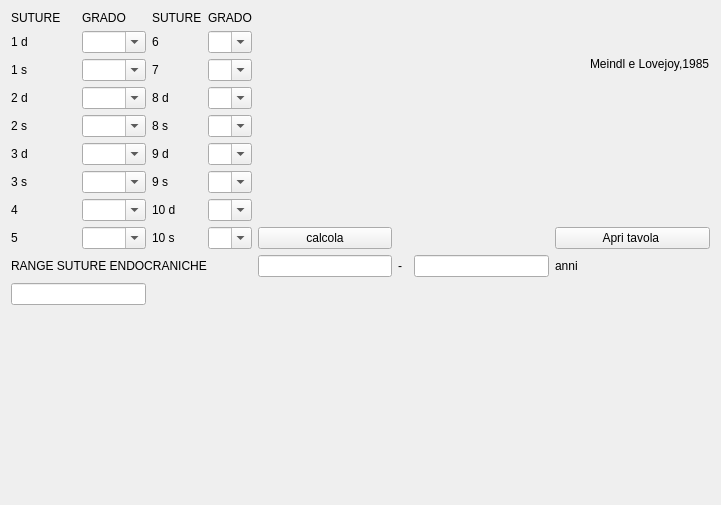
     <widget class="QWidget" name="tabWidgetPage6">
      <attribute name="title">
       <string>Suture endocraniche</string>
      </attribute>
      <layout class="QGridLayout" name="gridLayout_39">
       <item row="0" column="0" rowspan="3">
        <layout class="QGridLayout" name="gridLayout_37">
         <item row="0" column="0">
          <widget class="QLabel" name="label_4_sistema_della_volta_5">
           <property name="text">
            <string>SUTURE</string>
           </property>
          </widget>
         </item>
         <item row="0" column="1">
          <widget class="QLabel" name="label_4_sistema_della_volta_4">
           <property name="text">
            <string>GRADO</string>
           </property>
          </widget>
         </item>
         <item row="1" column="0">
          <widget class="QLabel" name="label_5_1_s_2">
           <property name="text">
            <string>1 d</string>
           </property>
          </widget>
         </item>
         <item row="1" column="1">
          <widget class="QComboBox" name="comboBox_Id_endo">
           <property name="editable">
            <bool>true</bool>
           </property>
           <item>
            <property name="text">
             <string/>
            </property>
           </item>
           <item>
            <property name="text">
             <string>0</string>
            </property>
           </item>
           <item>
            <property name="text">
             <string>1</string>
            </property>
           </item>
           <item>
            <property name="text">
             <string>2</string>
            </property>
           </item>
           <item>
            <property name="text">
             <string>3</string>
            </property>
           </item>
           <item>
            <property name="text">
             <string>4</string>
            </property>
           </item>
          </widget>
         </item>
         <item row="2" column="0">
          <widget class="QLabel" name="label_5_1_s_3">
           <property name="text">
            <string>1 s</string>
           </property>
          </widget>
         </item>
         <item row="2" column="1">
          <widget class="QComboBox" name="comboBox_Is_endo">
           <property name="editable">
            <bool>true</bool>
           </property>
           <item>
            <property name="text">
             <string/>
            </property>
           </item>
           <item>
            <property name="text">
             <string>0</string>
            </property>
           </item>
           <item>
            <property name="text">
             <string>1</string>
            </property>
           </item>
           <item>
            <property name="text">
             <string>2</string>
            </property>
           </item>
           <item>
            <property name="text">
             <string>3</string>
            </property>
           </item>
           <item>
            <property name="text">
             <string>4</string>
            </property>
           </item>
          </widget>
         </item>
         <item row="3" column="0">
          <widget class="QLabel" name="label_5_1_s_4">
           <property name="text">
            <string>2 d</string>
           </property>
          </widget>
         </item>
         <item row="3" column="1">
          <widget class="QComboBox" name="comboBox_IId_endo">
           <property name="editable">
            <bool>true</bool>
           </property>
           <item>
            <property name="text">
             <string/>
            </property>
           </item>
           <item>
            <property name="text">
             <string>0</string>
            </property>
           </item>
           <item>
            <property name="text">
             <string>1</string>
            </property>
           </item>
           <item>
            <property name="text">
             <string>2</string>
            </property>
           </item>
           <item>
            <property name="text">
             <string>3</string>
            </property>
           </item>
           <item>
            <property name="text">
             <string>4</string>
            </property>
           </item>
          </widget>
         </item>
         <item row="4" column="0">
          <widget class="QLabel" name="label_5_1_s_5">
           <property name="text">
            <string>2 s</string>
           </property>
          </widget>
         </item>
         <item row="4" column="1">
          <widget class="QComboBox" name="comboBox_IIs_endo">
           <property name="editable">
            <bool>true</bool>
           </property>
           <item>
            <property name="text">
             <string/>
            </property>
           </item>
           <item>
            <property name="text">
             <string>0</string>
            </property>
           </item>
           <item>
            <property name="text">
             <string>1</string>
            </property>
           </item>
           <item>
            <property name="text">
             <string>2</string>
            </property>
           </item>
           <item>
            <property name="text">
             <string>3</string>
            </property>
           </item>
           <item>
            <property name="text">
             <string>4</string>
            </property>
           </item>
          </widget>
         </item>
         <item row="5" column="0">
          <widget class="QLabel" name="label_5_1_s_7">
           <property name="text">
            <string>3 d</string>
           </property>
          </widget>
         </item>
         <item row="5" column="1">
          <widget class="QComboBox" name="comboBox_IIId_endo">
           <property name="editable">
            <bool>true</bool>
           </property>
           <item>
            <property name="text">
             <string/>
            </property>
           </item>
           <item>
            <property name="text">
             <string>0</string>
            </property>
           </item>
           <item>
            <property name="text">
             <string>1</string>
            </property>
           </item>
           <item>
            <property name="text">
             <string>2</string>
            </property>
           </item>
           <item>
            <property name="text">
             <string>3</string>
            </property>
           </item>
           <item>
            <property name="text">
             <string>4</string>
            </property>
           </item>
          </widget>
         </item>
         <item row="6" column="0">
          <widget class="QLabel" name="label_5_1_s_6">
           <property name="text">
            <string>3 s</string>
           </property>
          </widget>
         </item>
         <item row="6" column="1">
          <widget class="QComboBox" name="comboBox_IIIs_endo">
           <property name="editable">
            <bool>true</bool>
           </property>
           <item>
            <property name="text">
             <string/>
            </property>
           </item>
           <item>
            <property name="text">
             <string>0</string>
            </property>
           </item>
           <item>
            <property name="text">
             <string>1</string>
            </property>
           </item>
           <item>
            <property name="text">
             <string>2</string>
            </property>
           </item>
           <item>
            <property name="text">
             <string>3</string>
            </property>
           </item>
           <item>
            <property name="text">
             <string>4</string>
            </property>
           </item>
          </widget>
         </item>
         <item row="7" column="0">
          <widget class="QLabel" name="label_5_1_s_15">
           <property name="text">
            <string>4</string>
           </property>
          </widget>
         </item>
         <item row="7" column="1">
          <widget class="QComboBox" name="comboBox_IV_endo">
           <property name="editable">
            <bool>true</bool>
           </property>
           <item>
            <property name="text">
             <string/>
            </property>
           </item>
           <item>
            <property name="text">
             <string>0</string>
            </property>
           </item>
           <item>
            <property name="text">
             <string>1</string>
            </property>
           </item>
           <item>
            <property name="text">
             <string>2</string>
            </property>
           </item>
           <item>
            <property name="text">
             <string>3</string>
            </property>
           </item>
           <item>
            <property name="text">
             <string>4</string>
            </property>
           </item>
          </widget>
         </item>
         <item row="8" column="0">
          <widget class="QLabel" name="label_5_1_s_14">
           <property name="text">
            <string>5</string>
           </property>
          </widget>
         </item>
         <item row="8" column="1">
          <widget class="QComboBox" name="comboBox_V_endo">
           <property name="editable">
            <bool>true</bool>
           </property>
           <item>
            <property name="text">
             <string/>
            </property>
           </item>
           <item>
            <property name="text">
             <string>0</string>
            </property>
           </item>
           <item>
            <property name="text">
             <string>1</string>
            </property>
           </item>
           <item>
            <property name="text">
             <string>2</string>
            </property>
           </item>
           <item>
            <property name="text">
             <string>3</string>
            </property>
           </item>
           <item>
            <property name="text">
             <string>4</string>
            </property>
           </item>
          </widget>
         </item>
        </layout>
       </item>
       <item row="0" column="1" rowspan="3" colspan="2">
        <layout class="QGridLayout" name="gridLayout_38">
         <item row="0" column="0">
          <widget class="QLabel" name="label_4_sistema_della_volta_6">
           <property name="text">
            <string>SUTURE</string>
           </property>
          </widget>
         </item>
         <item row="0" column="1">
          <widget class="QLabel" name="label_4_sistema_della_volta_9">
           <property name="text">
            <string>GRADO</string>
           </property>
          </widget>
         </item>
         <item row="1" column="0">
          <widget class="QLabel" name="label_5_1_s_13">
           <property name="text">
            <string>6</string>
           </property>
          </widget>
         </item>
         <item row="1" column="1">
          <widget class="QComboBox" name="comboBox_VI_endo">
           <property name="editable">
            <bool>true</bool>
           </property>
           <item>
            <property name="text">
             <string/>
            </property>
           </item>
           <item>
            <property name="text">
             <string>0</string>
            </property>
           </item>
           <item>
            <property name="text">
             <string>1</string>
            </property>
           </item>
           <item>
            <property name="text">
             <string>2</string>
            </property>
           </item>
           <item>
            <property name="text">
             <string>3</string>
            </property>
           </item>
           <item>
            <property name="text">
             <string>4</string>
            </property>
           </item>
          </widget>
         </item>
         <item row="2" column="0">
          <widget class="QLabel" name="label_5_1_s_10">
           <property name="text">
            <string>7</string>
           </property>
          </widget>
         </item>
         <item row="2" column="1">
          <widget class="QComboBox" name="comboBox_VII_endo">
           <property name="editable">
            <bool>true</bool>
           </property>
           <item>
            <property name="text">
             <string/>
            </property>
           </item>
           <item>
            <property name="text">
             <string>0</string>
            </property>
           </item>
           <item>
            <property name="text">
             <string>1</string>
            </property>
           </item>
           <item>
            <property name="text">
             <string>2</string>
            </property>
           </item>
           <item>
            <property name="text">
             <string>3</string>
            </property>
           </item>
           <item>
            <property name="text">
             <string>4</string>
            </property>
           </item>
          </widget>
         </item>
         <item row="3" column="0">
          <widget class="QLabel" name="label_5_1_s_9">
           <property name="text">
            <string>8 d</string>
           </property>
          </widget>
         </item>
         <item row="3" column="1">
          <widget class="QComboBox" name="comboBox_VIIId_endo">
           <property name="editable">
            <bool>true</bool>
           </property>
           <item>
            <property name="text">
             <string/>
            </property>
           </item>
           <item>
            <property name="text">
             <string>0</string>
            </property>
           </item>
           <item>
            <property name="text">
             <string>1</string>
            </property>
           </item>
           <item>
            <property name="text">
             <string>2</string>
            </property>
           </item>
           <item>
            <property name="text">
             <string>3</string>
            </property>
           </item>
           <item>
            <property name="text">
             <string>4</string>
            </property>
           </item>
          </widget>
         </item>
         <item row="4" column="0">
          <widget class="QLabel" name="label_5_1_s_11">
           <property name="text">
            <string>8 s</string>
           </property>
          </widget>
         </item>
         <item row="4" column="1">
          <widget class="QComboBox" name="comboBox_VIIIs_endo">
           <property name="editable">
            <bool>true</bool>
           </property>
           <item>
            <property name="text">
             <string/>
            </property>
           </item>
           <item>
            <property name="text">
             <string>0</string>
            </property>
           </item>
           <item>
            <property name="text">
             <string>1</string>
            </property>
           </item>
           <item>
            <property name="text">
             <string>2</string>
            </property>
           </item>
           <item>
            <property name="text">
             <string>3</string>
            </property>
           </item>
           <item>
            <property name="text">
             <string>4</string>
            </property>
           </item>
          </widget>
         </item>
         <item row="5" column="0">
          <widget class="QLabel" name="label_5_1_s_12">
           <property name="text">
            <string>9 d</string>
           </property>
          </widget>
         </item>
         <item row="5" column="1">
          <widget class="QComboBox" name="comboBox_IXd_endo">
           <property name="editable">
            <bool>true</bool>
           </property>
           <item>
            <property name="text">
             <string/>
            </property>
           </item>
           <item>
            <property name="text">
             <string>0</string>
            </property>
           </item>
           <item>
            <property name="text">
             <string>1</string>
            </property>
           </item>
           <item>
            <property name="text">
             <string>2</string>
            </property>
           </item>
           <item>
            <property name="text">
             <string>3</string>
            </property>
           </item>
           <item>
            <property name="text">
             <string>4</string>
            </property>
           </item>
          </widget>
         </item>
         <item row="6" column="0">
          <widget class="QLabel" name="label_5_1_s_8">
           <property name="text">
            <string>9 s</string>
           </property>
          </widget>
         </item>
         <item row="6" column="1">
          <widget class="QComboBox" name="comboBox_IXs_endo">
           <property name="editable">
            <bool>true</bool>
           </property>
           <item>
            <property name="text">
             <string/>
            </property>
           </item>
           <item>
            <property name="text">
             <string>0</string>
            </property>
           </item>
           <item>
            <property name="text">
             <string>1</string>
            </property>
           </item>
           <item>
            <property name="text">
             <string>2</string>
            </property>
           </item>
           <item>
            <property name="text">
             <string>3</string>
            </property>
           </item>
           <item>
            <property name="text">
             <string>4</string>
            </property>
           </item>
          </widget>
         </item>
         <item row="7" column="0">
          <widget class="QLabel" name="label_5_1_s_17">
           <property name="text">
            <string>10 d</string>
           </property>
          </widget>
         </item>
         <item row="7" column="1">
          <widget class="QComboBox" name="comboBox_Xd_endo">
           <property name="editable">
            <bool>true</bool>
           </property>
           <item>
            <property name="text">
             <string/>
            </property>
           </item>
           <item>
            <property name="text">
             <string>0</string>
            </property>
           </item>
           <item>
            <property name="text">
             <string>1</string>
            </property>
           </item>
           <item>
            <property name="text">
             <string>2</string>
            </property>
           </item>
           <item>
            <property name="text">
             <string>3</string>
            </property>
           </item>
           <item>
            <property name="text">
             <string>4</string>
            </property>
           </item>
          </widget>
         </item>
         <item row="8" column="0">
          <widget class="QLabel" name="label_5_1_s_16">
           <property name="text">
            <string>10 s</string>
           </property>
          </widget>
         </item>
         <item row="8" column="1">
          <widget class="QComboBox" name="comboBox_Xs_endo">
           <property name="editable">
            <bool>true</bool>
           </property>
           <item>
            <property name="text">
             <string/>
            </property>
           </item>
           <item>
            <property name="text">
             <string>0</string>
            </property>
           </item>
           <item>
            <property name="text">
             <string>1</string>
            </property>
           </item>
           <item>
            <property name="text">
             <string>2</string>
            </property>
           </item>
           <item>
            <property name="text">
             <string>3</string>
            </property>
           </item>
           <item>
            <property name="text">
             <string>4</string>
            </property>
           </item>
          </widget>
         </item>
        </layout>
       </item>
       <item row="0" column="9">
        <widget class="QLabel" name="label_4_sistema_della_volta_10">
         <property name="text">
          <string>Meindl e Lovejoy,1985</string>
         </property>
        </widget>
       </item>
       <item row="1" column="3" colspan="7">
        <spacer name="horizontalSpacer_10">
         <property name="orientation">
          <enum>Qt::Horizontal</enum>
         </property>
         <property name="sizeHint" stdset="0">
          <size>
           <width>431</width>
           <height>77</height>
          </size>
         </property>
        </spacer>
       </item>
       <item row="3" column="0" colspan="3">
        <widget class="QLabel" name="label_5_1_s_18">
         <property name="text">
          <string>RANGE SUTURE ENDOCRANICHE</string>
         </property>
        </widget>
       </item>
       <item row="3" column="3">
        <widget class="QLineEdit" name="lineEdit_endo_min"/>
       </item>
       <item row="3" column="6">
        <widget class="QLineEdit" name="lineEdit_endo_max"/>
       </item>
       <item row="5" column="3" colspan="3">
        <spacer name="verticalSpacer">
         <property name="orientation">
          <enum>Qt::Vertical</enum>
         </property>
         <property name="sizeHint" stdset="0">
          <size>
           <width>86</width>
           <height>189</height>
          </size>
         </property>
        </spacer>
       </item>
       <item row="3" column="4">
        <widget class="QLabel" name="label_5_1_s_39">
         <property name="text">
          <string>-</string>
         </property>
        </widget>
       </item>
       <item row="3" column="7">
        <widget class="QLabel" name="label_5_1_s_19">
         <property name="text">
          <string>anni</string>
         </property>
        </widget>
       </item>
       <item row="2" column="3">
        <widget class="QPushButton" name="pushButton_range_sut_end">
         <property name="text">
          <string>calcola</string>
         </property>
        </widget>
       </item>
       <item row="4" column="0">
        <widget class="QLineEdit" name="lineEdit_valore_medio"/>
       </item>
       <item row="2" column="7" colspan="3">
        <widget class="QPushButton" name="pushButton_3">
         <property name="text">
          <string>Apri tavola </string>
         </property>
        </widget>
       </item>
      </layout>
     </widget>
